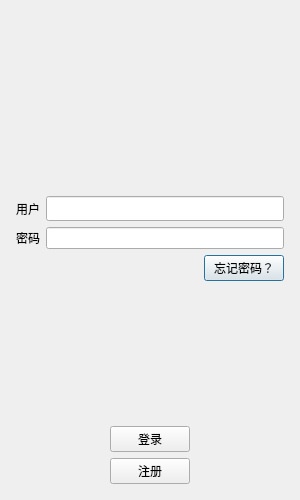
<?xml version="1.0" encoding="UTF-8"?>
<ui version="4.0">
 <class>LoginDialog</class>
 <widget class="QDialog" name="LoginDialog">
  <property name="geometry">
   <rect>
    <x>0</x>
    <y>0</y>
    <width>300</width>
    <height>500</height>
   </rect>
  </property>
  <property name="maximumSize">
   <size>
    <width>300</width>
    <height>500</height>
   </size>
  </property>
  <property name="windowTitle">
   <string>Dialog</string>
  </property>
  <layout class="QVBoxLayout" name="verticalLayout_2">
   <item>
    <layout class="QVBoxLayout" name="verticalLayout">
     <property name="leftMargin">
      <number>5</number>
     </property>
     <property name="topMargin">
      <number>5</number>
     </property>
     <property name="rightMargin">
      <number>5</number>
     </property>
     <property name="bottomMargin">
      <number>5</number>
     </property>
     <item>
      <layout class="QHBoxLayout" name="horizontalLayout_2">
       <item>
        <widget class="QLabel" name="tip_label">
         <property name="text">
          <string/>
         </property>
         <property name="alignment">
          <set>Qt::AlignmentFlag::AlignCenter</set>
         </property>
        </widget>
       </item>
      </layout>
     </item>
     <item>
      <layout class="QHBoxLayout" name="horizontalLayout">
       <property name="leftMargin">
        <number>0</number>
       </property>
       <property name="topMargin">
        <number>0</number>
       </property>
       <property name="rightMargin">
        <number>0</number>
       </property>
       <property name="bottomMargin">
        <number>0</number>
       </property>
       <item>
        <widget class="QLabel" name="label">
         <property name="text">
          <string/>
         </property>
         <property name="alignment">
          <set>Qt::AlignmentFlag::AlignCenter</set>
         </property>
        </widget>
       </item>
      </layout>
     </item>
     <item>
      <spacer name="verticalSpacer_2">
       <property name="orientation">
        <enum>Qt::Orientation::Vertical</enum>
       </property>
       <property name="sizeHint" stdset="0">
        <size>
         <width>20</width>
         <height>40</height>
        </size>
       </property>
      </spacer>
     </item>
     <item>
      <layout class="QHBoxLayout" name="horizontalLayout_5">
       <item>
        <widget class="QLabel" name="user_label">
         <property name="minimumSize">
          <size>
           <width>0</width>
           <height>25</height>
          </size>
         </property>
         <property name="maximumSize">
          <size>
           <width>16777215</width>
           <height>25</height>
          </size>
         </property>
         <property name="text">
          <string>用户</string>
         </property>
        </widget>
       </item>
       <item>
        <widget class="QLineEdit" name="user_edit">
         <property name="minimumSize">
          <size>
           <width>0</width>
           <height>25</height>
          </size>
         </property>
        </widget>
       </item>
      </layout>
     </item>
     <item>
      <layout class="QHBoxLayout" name="horizontalLayout_6">
       <item>
        <widget class="QLabel" name="password_label">
         <property name="text">
          <string>密码</string>
         </property>
        </widget>
       </item>
       <item>
        <widget class="QLineEdit" name="password_edit"/>
       </item>
      </layout>
     </item>
     <item>
      <layout class="QHBoxLayout" name="horizontalLayout_7">
       <item>
        <spacer name="horizontalSpacer">
         <property name="orientation">
          <enum>Qt::Orientation::Horizontal</enum>
         </property>
         <property name="sizeHint" stdset="0">
          <size>
           <width>40</width>
           <height>20</height>
          </size>
         </property>
        </spacer>
       </item>
       <item>
        <widget class="QPushButton" name="forget_button">
         <property name="text">
          <string>忘记密码？</string>
         </property>
        </widget>
       </item>
      </layout>
     </item>
     <item>
      <spacer name="verticalSpacer">
       <property name="orientation">
        <enum>Qt::Orientation::Vertical</enum>
       </property>
       <property name="sizeHint" stdset="0">
        <size>
         <width>20</width>
         <height>40</height>
        </size>
       </property>
      </spacer>
     </item>
     <item>
      <layout class="QHBoxLayout" name="horizontalLayout_8">
       <item>
        <spacer name="horizontalSpacer_2">
         <property name="orientation">
          <enum>Qt::Orientation::Horizontal</enum>
         </property>
         <property name="sizeHint" stdset="0">
          <size>
           <width>40</width>
           <height>20</height>
          </size>
         </property>
        </spacer>
       </item>
       <item>
        <widget class="QPushButton" name="login_button">
         <property name="text">
          <string>登录</string>
         </property>
        </widget>
       </item>
       <item>
        <spacer name="horizontalSpacer_3">
         <property name="orientation">
          <enum>Qt::Orientation::Horizontal</enum>
         </property>
         <property name="sizeHint" stdset="0">
          <size>
           <width>40</width>
           <height>20</height>
          </size>
         </property>
        </spacer>
       </item>
      </layout>
     </item>
     <item>
      <layout class="QHBoxLayout" name="horizontalLayout_9">
       <item>
        <spacer name="horizontalSpacer_4">
         <property name="orientation">
          <enum>Qt::Orientation::Horizontal</enum>
         </property>
         <property name="sizeHint" stdset="0">
          <size>
           <width>40</width>
           <height>20</height>
          </size>
         </property>
        </spacer>
       </item>
       <item>
        <widget class="QPushButton" name="register_button">
         <property name="text">
          <string>注册</string>
         </property>
        </widget>
       </item>
       <item>
        <spacer name="horizontalSpacer_5">
         <property name="orientation">
          <enum>Qt::Orientation::Horizontal</enum>
         </property>
         <property name="sizeHint" stdset="0">
          <size>
           <width>40</width>
           <height>20</height>
          </size>
         </property>
        </spacer>
       </item>
      </layout>
     </item>
    </layout>
   </item>
  </layout>
 </widget>
 <resources/>
 <connections/>
</ui>
